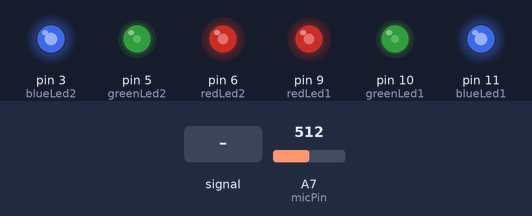
Bench run of a sketch on a simulated Arduino Nano, built with avr-gcc and run on an emulated ATmega328P. On the bench: output pins drawn as LEDs (lit = HIGH). Dashed ring = blinking. Inputs (shaded band) come from the test bench; at power-on: A7 (micPin) = 512.

Above: at 1.2 s.
1.3 s: A7 (micPin) fed a 2 Hz sine of ±306 counts around its level
2.9 s: A7 (micPin) set to 217
4.4 s: A7 (micPin) set to 183
At 6.11 s:
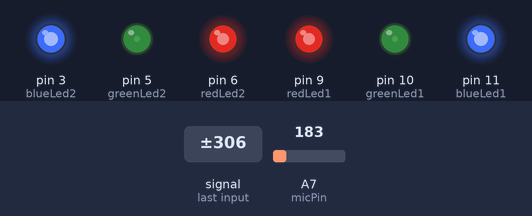
7.4 s: A7 (micPin) set to 152
9.0 s: A7 (micPin) fed a 200 Hz sine of ±81 counts around its level
At 9.15 s:
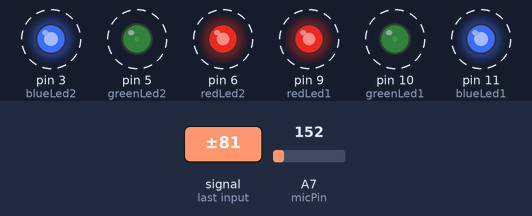
12.0 s: A7 (micPin) set to 122
At 12.8 s:
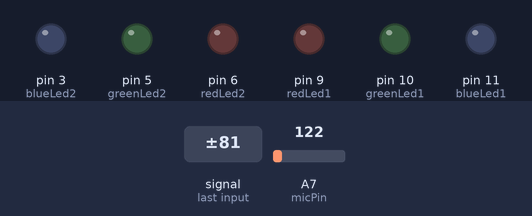
Timing chart, 0 to 14.5 s (numbered marks = the images above; inputs shaded):
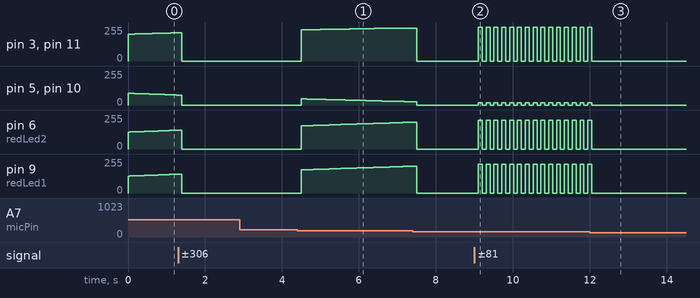

The sketch:

Step_3_mood_lamp_clap_switch.ino
```cpp
// Smooth RGB mood lamp with clap switch
//
// Updated 11/10/18
// Author: Shaun Barlow
// ---------------------------------------------------

// change this value to adjust the sensitivity of the clap switch
int clapVolume = 20;

float colourSpeed = 0.00005;

int redLed1   = 9;  // red LED in Digital Pin 9 (PWM)
int greenLed1 = 10;  // green LED in Digital Pin 10 (PWM)
int blueLed1  = 11;   // blue LED in Digital Pin 11 (PWM)

int redLed2  = 6;  // red LED in Digital Pin 6 (PWM)
int greenLed2 = 5;  // green LED in Digital Pin 5 (PWM)
int blueLed2  = 3;   // blue LED in Digital Pin 3 (PWM)

int micPin = A7; // Analog output of microphone connected to an Analog pin

bool lightsOn = true; // store whether the lights are on or off

float redBrightness = 0;
float greenBrightness = 0;
float blueBrightness = 0;

int lastMicLevel = 0; // we'll store the previously read mic level here

void setup() {
  pinMode(redLed1, OUTPUT);    // tell arduino it's an output
  pinMode(greenLed1, OUTPUT);  // tell arduino it's an output
  pinMode(blueLed1, OUTPUT);   // tell arduino it's an output

  pinMode(redLed2, OUTPUT);    // tell arduino it's an output
  pinMode(greenLed2, OUTPUT);  // tell arduino it's an output
  pinMode(blueLed2, OUTPUT);   // tell arduino it's an output

  lastMicLevel = analogRead(micPin); // read the volume of sound
}

void loop() {
  //  The "for" loop lets us step through a set of values.
  for (float x = 0; x < 180; x = x + colourSpeed) {
    int mic_in = analogRead(micPin); // read the volume of sound

    // compare this volume with the previous volume
    int difference = lastMicLevel - mic_in;

    if (difference > clapVolume) {
      lightsOn = !lightsOn;      // if lightsOn turn off. If not, turn on.
      delay(100);
      lastMicLevel = analogRead(micPin); // read the volume of sound
    } else {
      lastMicLevel = mic_in;     // save this value for the next round
    }

    // Use a sine wave to cycle nicely through all of the colours
    redBrightness   = (255 * (sin(x)        + 1) / 2);     // calculate the brightness for red led
    greenBrightness = (255 * (sin(x + 60)   + 1) / 2);     // calculate the brightness for green led
    blueBrightness  = (255 * (sin(x + 120)  + 1) / 2);     // calculate the brightness for blue led

    if (lightsOn) {
      // write the brightness to the leds
      analogWrite(redLed1,   redBrightness);        // Red LED brightness
      analogWrite(greenLed1, greenBrightness);      // Green LED brightness
      analogWrite(blueLed1,  blueBrightness);       // Blue LED brightness

      analogWrite(redLed2,   redBrightness);        // Red LED brightness
      analogWrite(greenLed2, greenBrightness);      // Green LED brightness
      analogWrite(blueLed2,  blueBrightness);       // Blue LED brightness
    } else {
      // if the lights are off, we just send 0 to each LED
      analogWrite(redLed1,   0);        // Red LED brightness
      analogWrite(greenLed1, 0);      // Green LED brightness
      analogWrite(blueLed1,  0);       // Blue LED brightness

      analogWrite(redLed2,   0);        // Red LED brightness
      analogWrite(greenLed2, 0);      // Green LED brightness
      analogWrite(blueLed2,  0);       // Blue LED brightness
    }
  }
}
```

Measured:
- the behaviour switches between 201 and 200 on A7 (micPin) (found by bisection; images 0 and 1)
- after the input at 2.9 s, every drawn part: stays the same
- after the input at 4.4 s, pin 3 (blueLed2), pin 11 (blueLed1): moves from 0/255 to 247/255 over 2.6 s, starting after 0.10 s; pin 6 (redLed2), pin 9 (redLed1): moves from 0/255 to 201/255 over 2.9 s, starting after 0.10 s
- after the input at 9.0 s, pin 3 (blueLed2): alternates 252/255 for 0.10 s and 0/255 for 0.10 s, starting after 0.10 s; pin 5 (greenLed2): alternates 16/255 for 0.10 s and 0/255 for 0.10 s, starting after 0.10 s
- after the input at 12.0 s, pin 3 (blueLed2), pin 5 (greenLed2), pin 6 (redLed2), pin 9 (redLed1), pin 10 (greenLed1), pin 11 (blueLed1): goes on until 12.1 s, then stays 0/255
